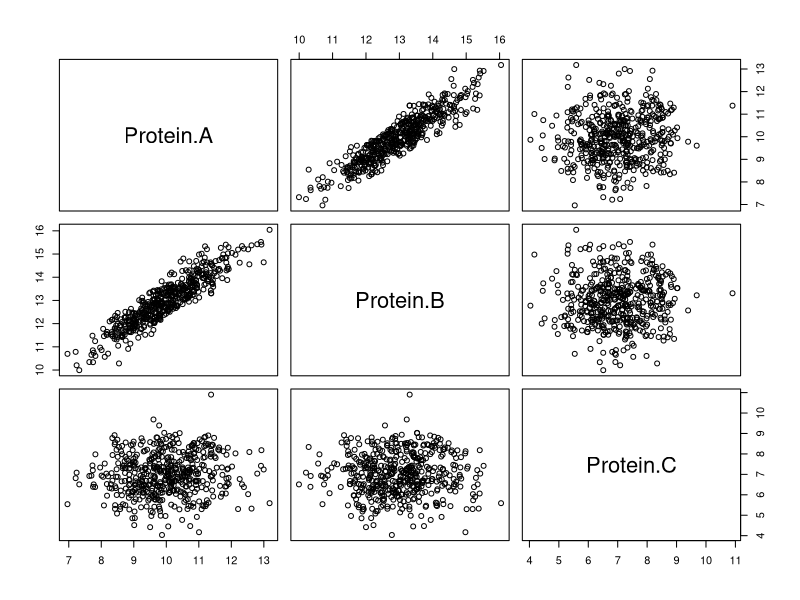
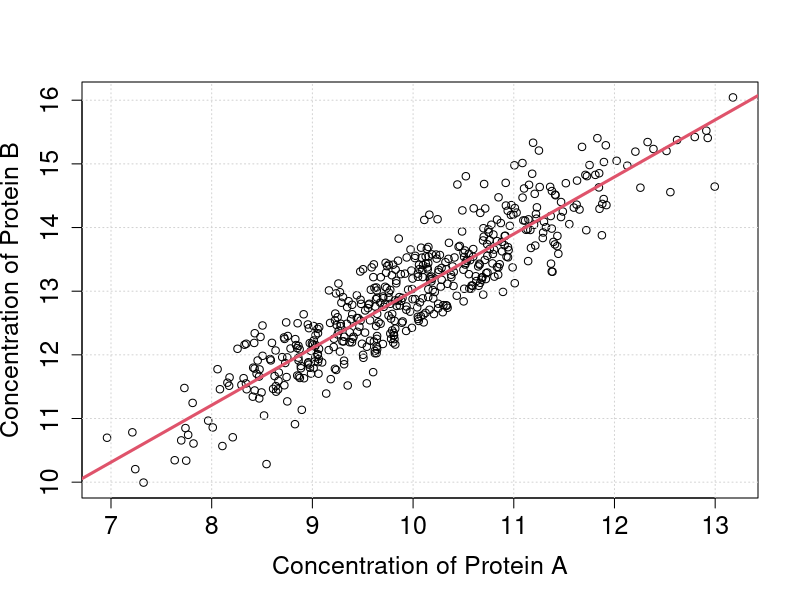

The R source for these figures, in order:
## ---- chunk 1
op_eval=TRUE
op_echo=TRUE
## ---- chunk 2
X = read.table("data/study2.csv", sep=";", header=TRUE)
str(X)
## ---- chunk 3
plot(X)
## ---- chunk 4
cor.test(X$Protein.A, X$Protein.B)
cor.test(X$Protein.A, X$Protein.C)
cor.test(X$Protein.B, X$Protein.C)
## ---- chunk 5
L1 = lm(X$Protein.B ~ X$Protein.A)
## ---- chunk 6
summary(L1)
## ---- chunk 7

par(mfrow=c(1,1))
plot(X$Protein.A, X$Protein.B, cex.axis=1.5, cex.lab=1.5, 
     xlab="Concentration of Protein A",
     ylab="Concentration of Protein B")
grid()
#The coefficients of the linear regression model
#L1$coefficients
abline(a=L1$coefficients[1], b=L1$coefficients[2], col=2, lwd=3)
